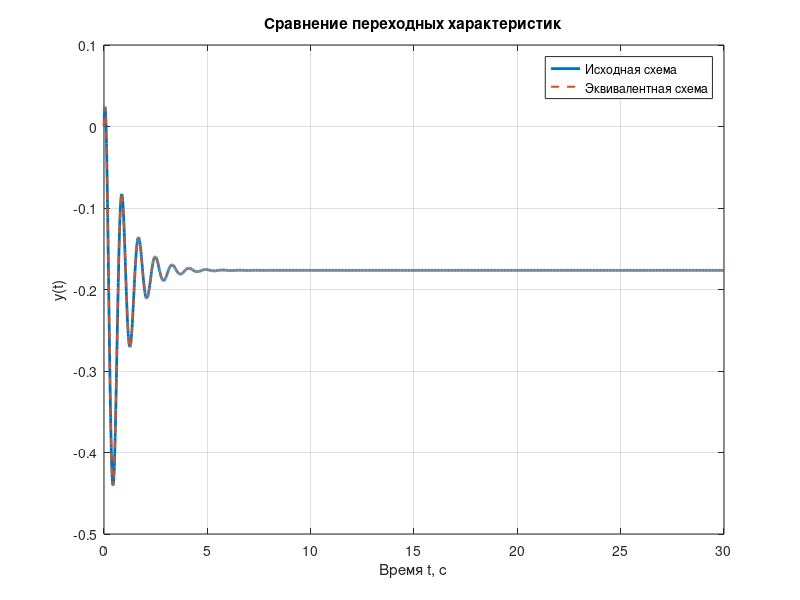
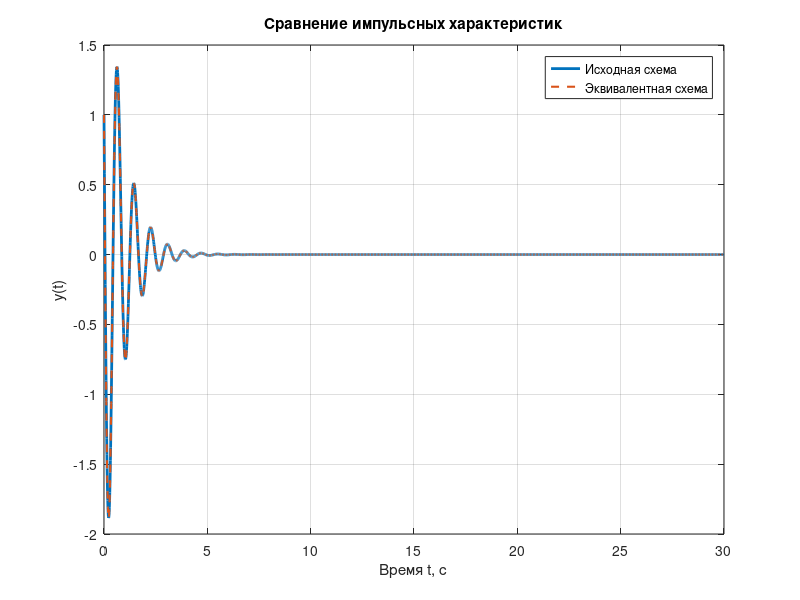
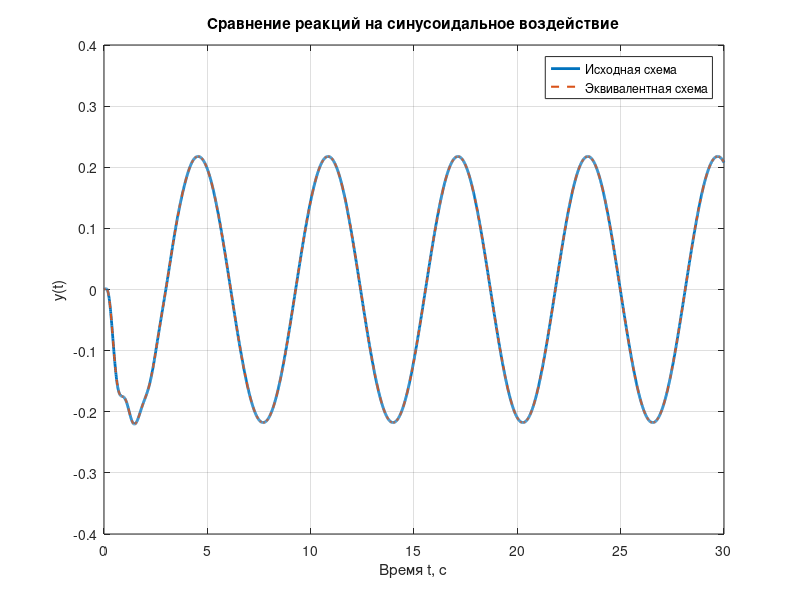

Write MATLAB code to recreate these figures, in order.
clear;
clc;
close all;

%% Передаточные функции звеньев

W1 = tf(1, [1 1]);
W2 = tf(2);
W3 = tf(5, [1 3 2]);
W4 = tf(4);

%% Соединения исходной структурной схемы

W1.InputName = 'x';
W1.OutputName = 'afterW1';

W2.InputName = 'y';
W2.OutputName = 'afterW2';

W3.InputName = 'beforeW3';
W3.OutputName = 'afterW3';

W4.InputName = 'afterW3';
W4.OutputName = 'feedbackSignal';

firstSum = sumblk('x = u - feedbackSignal');
secondSum = sumblk('y = afterW1 - feedbackSignal');
thirdSum = sumblk('beforeW3 = x + afterW2');

originalSystem = connect(W1, W2, W3, W4, firstSum, secondSum, thirdSum, 'u', 'y');

%% Эквивалентная передаточная функция

equivalentSystem = tf([1 -17 -18], [1 4 65 102]);

disp('Исходная система:');
disp(minreal(originalSystem));

disp('Эквивалентная система:');
disp(equivalentSystem);

disp('Разность передаточных функций:');
disp(minreal(originalSystem - equivalentSystem));

%% Временной интервал

time = 0:0.01:30;

%% Сравнение переходных характеристик

originalStep = squeeze(step(originalSystem, time));
equivalentStep = squeeze(step(equivalentSystem, time));

figure('Name', 'Ступенчатое воздействие', 'NumberTitle', 'off');

plot(time, originalStep, 'LineWidth', 2);
hold on;
plot(time, equivalentStep, '--', 'LineWidth', 1.5);
grid on;

title('Сравнение переходных характеристик');
xlabel('Время t, с');
ylabel('y(t)');
legend('Исходная схема', 'Эквивалентная схема');
hold off;

%% Сравнение импульсных характеристик

originalImpulse = squeeze(impulse(originalSystem, time));
equivalentImpulse = squeeze(impulse(equivalentSystem, time));

figure('Name', 'Импульсное воздействие', 'NumberTitle', 'off');

plot(time, originalImpulse, 'LineWidth', 2);
hold on;
plot(time, equivalentImpulse, '--', 'LineWidth', 1.5);
grid on;

title('Сравнение импульсных характеристик');
xlabel('Время t, с');
ylabel('y(t)');
legend('Исходная схема', 'Эквивалентная схема');
hold off;

%% Сравнение при синусоидальном воздействии

inputSignal = sin(time);

originalSine = lsim(originalSystem, inputSignal, time);
equivalentSine = lsim(equivalentSystem, inputSignal, time);

figure('Name', 'Синусоидальное воздействие', 'NumberTitle', 'off');

plot(time, originalSine, 'LineWidth', 2);
hold on;
plot(time, equivalentSine, '--', 'LineWidth', 1.5);
grid on;

title('Сравнение реакций на синусоидальное воздействие');
xlabel('Время t, с');
ylabel('y(t)');
legend('Исходная схема', 'Эквивалентная схема');
hold off;

%% Проверка совпадения результатов

stepError = max(abs(originalStep(:) - equivalentStep(:)));
impulseError = max(abs(originalImpulse(:) - equivalentImpulse(:)));
sineError = max(abs(originalSine(:) - equivalentSine(:)));

fprintf('\nМаксимальная разность результатов:\n');
fprintf('Ступенчатое воздействие: %.3e\n', stepError);
fprintf('Импульсное воздействие: %.3e\n', impulseError);
fprintf('Синусоидальное воздействие: %.3e\n', sineError);
